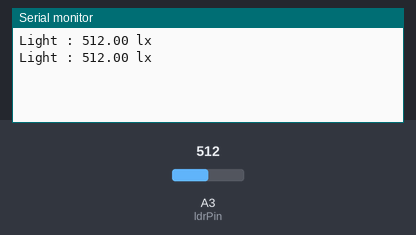
This sketch was run on a simulated Arduino Uno, built with avr-gcc and run on an emulated ATmega328P. Parts: the last lines printed to the serial monitor. Inputs (shaded band) come from the test bench; at power-on: A3 (ldrPin) = 512.

Above: at 1.8 s.
1.9 s: A3 (ldrPin) set to 716
At 2.6 s:
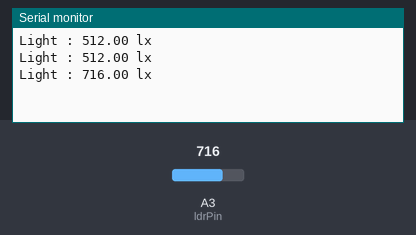
3.4 s: A3 (ldrPin) set to 900
At 4.8 s:
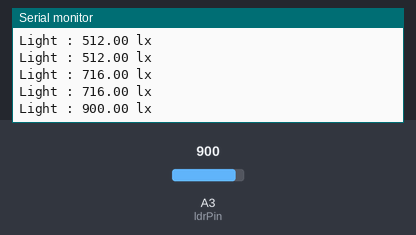
Timing chart, 0 to 6.4 s (numbered marks = the images above; inputs shaded):
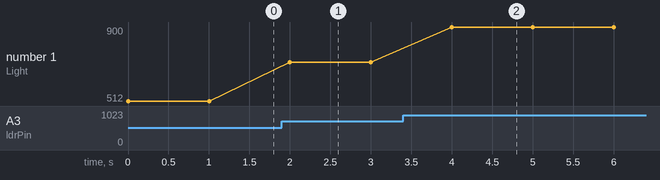

The sketch:

light_intensity.ino
```cpp
#include <Wire.h>
int ldrPin = A3;
float ldrstatus;
void setup()
{
  pinMode(ldrPin, INPUT);
//  lcd.init();
//  lcd.backlight();
  Serial.begin(9600);


}

void loop()
{
  float ldrStatus = analogRead(ldrPin);
  Serial.print("Light : ");
  Serial.println(ldrStatus + String(" lx"));
  delay(1000);

//if (ldrStatus <= 200) {
//Serial.print("Its DARK, Turn on the LED : ");
//Serial.println(ldrStatus);
//} else {
//Serial.print("Its BRIGHT, Turn off the LED : ");
//Serial.println(ldrStatus);
}
//  lcd.setCursor(0,0);
//  lcd.print("Int= " + String(ldrStatus));
```

Measured:
- after the input at 1.9 s, the serial monitor: prints a new line after 0.10 s (image 1)
- after the input at 3.4 s, the serial monitor: prints a new line after 0.60 s (image 2)
- plotted number 1: 512 → 716 after the input at 1.9 s, 716 → 900 after the input at 3.4 s
